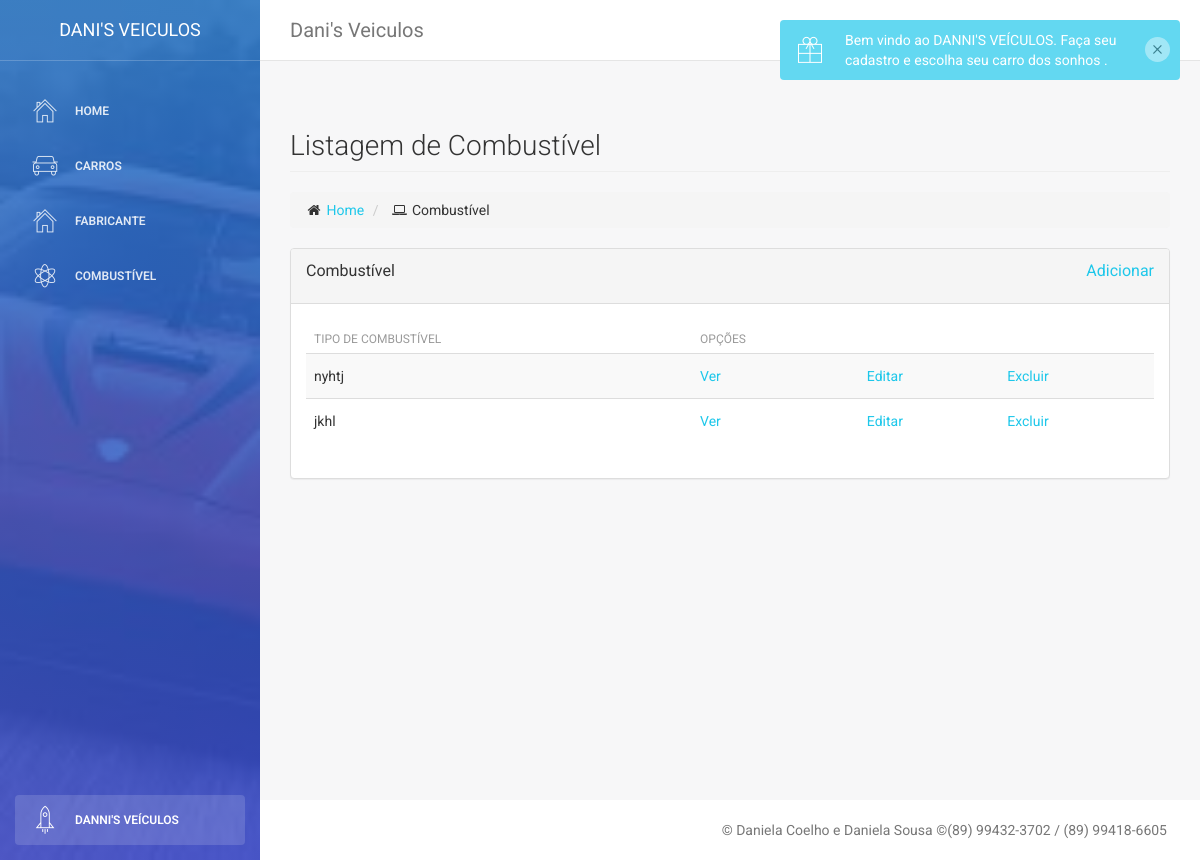
Page /cars/fuel/ on the earlier database version.
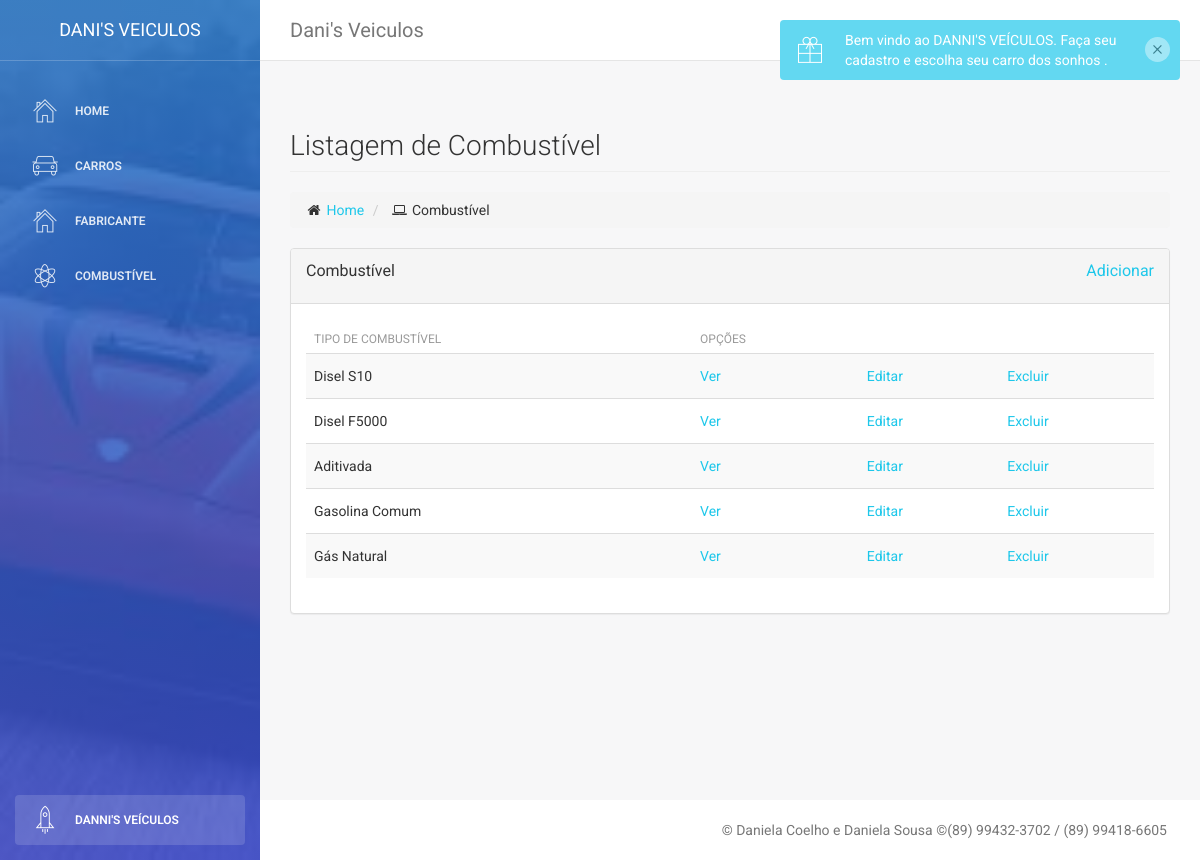
Same page on the later database version.
### cars/models.py (models this page shows, shortened)
class Fuel(models.Model):
    type_fuel = models.CharField(max_length = 50)

### cars/views.py (the view)
# urls.py: path('fuel/', views.fuel_list),
def fuel_list(request):
    fuel = Fuel.objects.all()
    return render(request, 'fuel/list.html', {'fuel': fuel})

### cars/templates/fuel/list.html
{% extends "base.html" %} {% load static %} {% block daniela %}
<div class="row">
  <div class="col-lg-12">
    <h3 class="page-header"> Listagem de Combustível
    </h3>
    <ol class="breadcrumb">
      <li>
        <i class="fa fa-home"></i>
        <a href="/cars/">Home</a>
      </li>
      <li>
        <i class="fa fa-laptop"></i> Combustível </li>
    </ol>
  </div>
</div>
<div class="row">
  <div class="col-lg-12">
    <div class="panel panel-default">
      <div class="panel-heading">
        <p>
          Combustível
          <a href="/cars/fuel/form" style="float:right;"> Adicionar </a>
        </p>
      </div>
      <div class="panel-body">
        <div class="table-responsive">
          <table class="table table-striped">
            <thead>
              <tr>
                <th> Tipo de Combustível </th>
                <th> Opções </th>
                <th></th>
              </tr>
            </thead>
            <tbody>
              {% for fuel in fuel %}
              <tr>
                <td>{{fuel.type_fuel}}</td>
                <td>
                  <a href="/cars/fuel/{{fuel.id}}">Ver</a>
                </td>
                <td>
                  <a href="/cars/fuel/{{fuel.id}}/edit/">Editar</a>
                </td>
                <td>
                  <a href="/cars/fuel/delete/{{fuel.id}}">Excluir</a>
                </td>
              </tr>
              {% endfor %}
            </tbody>
          </table>
        </div>
      </div>
    </div>
  </div>
</div>
{% endblock %}

Differences in the rows shown:
removed Fuel: type_fuel "nyhtj"
changed Fuel: type_fuel "jkhl" → "Disel S10"
added Fuel: type_fuel "Disel F5000"
added Fuel: type_fuel "Aditivada"
added Fuel: type_fuel "Gasolina Comum"
added Fuel: type_fuel "Gás Natural"
